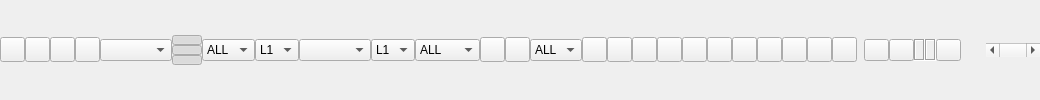
   <widget class="QWidget" name="Panel1" native="true">
     <property name="enabled">
      <bool>true</bool>
     </property>
     <property name="sizePolicy">
      <sizepolicy hsizetype="Preferred" vsizetype="Fixed">
       <horstretch>0</horstretch>
       <verstretch>0</verstretch>
      </sizepolicy>
     </property>
     <property name="toolTip">
      <string/>
     </property>
     <property name="text" stdset="0">
      <string/>
     </property>
     <layout class="QHBoxLayout" name="horizontalLayout_8">
      <property name="spacing">
       <number>0</number>
      </property>
      <property name="leftMargin">
       <number>0</number>
      </property>
      <property name="topMargin">
       <number>0</number>
      </property>
      <property name="rightMargin">
       <number>0</number>
      </property>
      <property name="bottomMargin">
       <number>0</number>
      </property>
      <item>
       <widget class="QWidget" name="Panel10" native="true">
        <property name="enabled">
         <bool>true</bool>
        </property>
        <property name="sizePolicy">
         <sizepolicy hsizetype="Preferred" vsizetype="Fixed">
          <horstretch>0</horstretch>
          <verstretch>0</verstretch>
         </sizepolicy>
        </property>
        <property name="toolTip">
         <string/>
        </property>
        <property name="text" stdset="0">
         <string/>
        </property>
        <layout class="QHBoxLayout" name="horizontalLayout">
         <property name="spacing">
          <number>0</number>
         </property>
         <property name="leftMargin">
          <number>0</number>
         </property>
         <property name="topMargin">
          <number>0</number>
         </property>
         <property name="rightMargin">
          <number>0</number>
         </property>
         <property name="bottomMargin">
          <number>0</number>
         </property>
         <item>
          <widget class="QPushButton" name="BtnConnect">
           <property name="enabled">
            <bool>true</bool>
           </property>
           <property name="maximumSize">
            <size>
             <width>25</width>
             <height>25</height>
            </size>
           </property>
           <property name="toolTip">
            <string>Connect/Disconnect</string>
           </property>
           <property name="text">
            <string/>
           </property>
           <property name="icon">
            <iconset resource="../rtknavi_qt/rtknavi_qt.qrc">
             <normaloff>:/buttons/connect1.bmp</normaloff>
             <normalon>:/buttons/connect2.bmp</normalon>:/buttons/connect1.bmp</iconset>
           </property>
           <property name="checkable">
            <bool>true</bool>
           </property>
          </widget>
         </item>
         <item>
          <widget class="QPushButton" name="BtnSol1">
           <property name="enabled">
            <bool>true</bool>
           </property>
           <property name="maximumSize">
            <size>
             <width>25</width>
             <height>25</height>
            </size>
           </property>
           <property name="toolTip">
            <string>Data 1</string>
           </property>
           <property name="text">
            <string/>
           </property>
           <property name="icon">
            <iconset resource="../rtknavi_qt/rtknavi_qt.qrc">
             <normaloff>:/buttons/data1.bmp</normaloff>:/buttons/data1.bmp</iconset>
           </property>
           <property name="checkable">
            <bool>true</bool>
           </property>
          </widget>
         </item>
         <item>
          <widget class="QPushButton" name="BtnSol2">
           <property name="enabled">
            <bool>true</bool>
           </property>
           <property name="maximumSize">
            <size>
             <width>25</width>
             <height>25</height>
            </size>
           </property>
           <property name="toolTip">
            <string>Data 2</string>
           </property>
           <property name="text">
            <string/>
           </property>
           <property name="icon">
            <iconset resource="../rtknavi_qt/rtknavi_qt.qrc">
             <normaloff>:/buttons/data2.bmp</normaloff>:/buttons/data2.bmp</iconset>
           </property>
           <property name="checkable">
            <bool>true</bool>
           </property>
          </widget>
         </item>
         <item>
          <widget class="QPushButton" name="BtnSol12">
           <property name="enabled">
            <bool>true</bool>
           </property>
           <property name="maximumSize">
            <size>
             <width>25</width>
             <height>25</height>
            </size>
           </property>
           <property name="toolTip">
            <string>Data 1-2</string>
           </property>
           <property name="text">
            <string/>
           </property>
           <property name="icon">
            <iconset resource="../rtknavi_qt/rtknavi_qt.qrc">
             <normaloff>:/buttons/data12.bmp</normaloff>:/buttons/data12.bmp</iconset>
           </property>
           <property name="checkable">
            <bool>true</bool>
           </property>
          </widget>
         </item>
         <item>
          <widget class="QWidget" name="Panel101" native="true">
           <property name="enabled">
            <bool>true</bool>
           </property>
           <property name="toolTip">
            <string/>
           </property>
           <property name="text" stdset="0">
            <string/>
           </property>
           <layout class="QHBoxLayout" name="horizontalLayout_2">
            <property name="spacing">
             <number>0</number>
            </property>
            <property name="leftMargin">
             <number>0</number>
            </property>
            <property name="topMargin">
             <number>0</number>
            </property>
            <property name="rightMargin">
             <number>0</number>
            </property>
            <property name="bottomMargin">
             <number>0</number>
            </property>
            <item>
             <widget class="QComboBox" name="PlotTypeS">
              <property name="enabled">
               <bool>true</bool>
              </property>
              <property name="toolTip">
               <string/>
              </property>
             </widget>
            </item>
           </layout>
          </widget>
         </item>
         <item>
          <widget class="QWidget" name="Panel102" native="true">
           <property name="enabled">
            <bool>true</bool>
           </property>
           <property name="sizePolicy">
            <sizepolicy hsizetype="Preferred" vsizetype="Fixed">
             <horstretch>0</horstretch>
             <verstretch>0</verstretch>
            </sizepolicy>
           </property>
           <property name="maximumSize">
            <size>
             <width>30</width>
             <height>30</height>
            </size>
           </property>
           <property name="toolTip">
            <string/>
           </property>
           <property name="text" stdset="0">
            <string/>
           </property>
           <layout class="QVBoxLayout" name="verticalLayout">
            <property name="spacing">
             <number>0</number>
            </property>
            <property name="leftMargin">
             <number>0</number>
            </property>
            <property name="topMargin">
             <number>0</number>
            </property>
            <property name="rightMargin">
             <number>0</number>
            </property>
            <property name="bottomMargin">
             <number>0</number>
            </property>
            <item>
             <widget class="QPushButton" name="BtnOn1">
              <property name="enabled">
               <bool>true</bool>
              </property>
              <property name="toolTip">
               <string>Plot1</string>
              </property>
              <property name="text">
               <string/>
              </property>
              <property name="checkable">
               <bool>true</bool>
              </property>
              <property name="checked">
               <bool>true</bool>
              </property>
             </widget>
            </item>
            <item>
             <widget class="QPushButton" name="BtnOn2">
              <property name="enabled">
               <bool>true</bool>
              </property>
              <property name="toolTip">
               <string>Plot2</string>
              </property>
              <property name="text">
               <string/>
              </property>
              <property name="checkable">
               <bool>true</bool>
              </property>
              <property name="checked">
               <bool>true</bool>
              </property>
             </widget>
            </item>
            <item>
             <widget class="QPushButton" name="BtnOn3">
              <property name="enabled">
               <bool>true</bool>
              </property>
              <property name="sizePolicy">
               <sizepolicy hsizetype="Fixed" vsizetype="Preferred">
                <horstretch>0</horstretch>
                <verstretch>0</verstretch>
               </sizepolicy>
              </property>
              <property name="toolTip">
               <string>Plot3</string>
              </property>
              <property name="text">
               <string/>
              </property>
              <property name="checkable">
               <bool>true</bool>
              </property>
              <property name="checked">
               <bool>true</bool>
              </property>
             </widget>
            </item>
           </layout>
          </widget>
         </item>
         <item>
          <widget class="QWidget" name="Panel103" native="true">
           <property name="enabled">
            <bool>true</bool>
           </property>
           <property name="toolTip">
            <string/>
           </property>
           <property name="text" stdset="0">
            <string/>
           </property>
           <layout class="QHBoxLayout" name="horizontalLayout_3">
            <property name="spacing">
             <number>0</number>
            </property>
            <property name="leftMargin">
             <number>0</number>
            </property>
            <property name="topMargin">
             <number>0</number>
            </property>
            <property name="rightMargin">
             <number>0</number>
            </property>
            <property name="bottomMargin">
             <number>0</number>
            </property>
            <item>
             <widget class="QComboBox" name="QFlag">
              <property name="enabled">
               <bool>true</bool>
              </property>
              <property name="toolTip">
               <string>Quality Flag</string>
              </property>
              <item>
               <property name="text">
                <string>ALL</string>
               </property>
              </item>
              <item>
               <property name="text">
                <string>Q=1</string>
               </property>
              </item>
              <item>
               <property name="text">
                <string>Q=2</string>
               </property>
              </item>
              <item>
               <property name="text">
                <string>Q=3</string>
               </property>
              </item>
              <item>
               <property name="text">
                <string>Q=4</string>
               </property>
              </item>
              <item>
               <property name="text">
                <string>Q=5</string>
               </property>
              </item>
              <item>
               <property name="text">
                <string>Q=6</string>
               </property>
              </item>
             </widget>
            </item>
            <item>
             <widget class="QComboBox" name="ObsType2">
              <property name="enabled">
               <bool>true</bool>
              </property>
              <property name="toolTip">
               <string>Freq Type</string>
              </property>
              <item>
               <property name="text">
                <string>L1</string>
               </property>
              </item>
              <item>
               <property name="text">
                <string>L2</string>
               </property>
              </item>
             </widget>
            </item>
            <item>
             <widget class="QComboBox" name="ObsType">
              <property name="enabled">
               <bool>true</bool>
              </property>
              <property name="toolTip">
               <string>Obs Type</string>
              </property>
             </widget>
            </item>
            <item>
             <widget class="QComboBox" name="FrqType">
              <property name="enabled">
               <bool>true</bool>
              </property>
              <property name="toolTip">
               <string>Freq Type</string>
              </property>
              <item>
               <property name="text">
                <string>L1</string>
               </property>
              </item>
              <item>
               <property name="text">
                <string>L2</string>
               </property>
              </item>
             </widget>
            </item>
            <item>
             <widget class="QComboBox" name="DopType">
              <property name="enabled">
               <bool>true</bool>
              </property>
              <property name="toolTip">
               <string>Dop Type</string>
              </property>
              <item>
               <property name="text">
                <string>ALL</string>
               </property>
              </item>
              <item>
               <property name="text">
                <string>NSAT</string>
               </property>
              </item>
              <item>
               <property name="text">
                <string>GDOP</string>
               </property>
              </item>
              <item>
               <property name="text">
                <string>PDOP</string>
               </property>
              </item>
              <item>
               <property name="text">
                <string>HDOP</string>
               </property>
              </item>
              <item>
               <property name="text">
                <string>VDOP</string>
               </property>
              </item>
             </widget>
            </item>
           </layout>
          </widget>
         </item>
         <item>
          <widget class="QWidget" name="Panel104" native="true">
           <property name="enabled">
            <bool>true</bool>
           </property>
           <property name="toolTip">
            <string/>
           </property>
           <property name="text" stdset="0">
            <string/>
           </property>
           <layout class="QHBoxLayout" name="horizontalLayout_4">
            <property name="spacing">
             <number>0</number>
            </property>
            <property name="leftMargin">
             <number>0</number>
            </property>
            <property name="topMargin">
             <number>0</number>
            </property>
            <property name="rightMargin">
             <number>0</number>
            </property>
            <property name="bottomMargin">
             <number>0</number>
            </property>
            <item>
             <widget class="QPushButton" name="BtnCenterOri">
              <property name="enabled">
               <bool>true</bool>
              </property>
              <property name="maximumSize">
               <size>
                <width>25</width>
                <height>25</height>
               </size>
              </property>
              <property name="toolTip">
               <string>Center Origin</string>
              </property>
              <property name="text">
               <string/>
              </property>
              <property name="icon">
               <iconset resource="../rtknavi_qt/rtknavi_qt.qrc">
                <normaloff>:/buttons/trackc.bmp</normaloff>:/buttons/trackc.bmp</iconset>
              </property>
             </widget>
            </item>
            <item>
             <widget class="QPushButton" name="BtnRangeList">
              <property name="enabled">
               <bool>true</bool>
              </property>
              <property name="maximumSize">
               <size>
                <width>25</width>
                <height>25</height>
               </size>
              </property>
              <property name="toolTip">
               <string/>
              </property>
              <property name="text">
               <string/>
              </property>
              <property name="icon">
               <iconset resource="../rtknavi_qt/rtknavi_qt.qrc">
                <normaloff>:/buttons/down.bmp</normaloff>:/buttons/down.bmp</iconset>
              </property>
             </widget>
            </item>
            <item>
             <widget class="QComboBox" name="SatList">
              <property name="enabled">
               <bool>true</bool>
              </property>
              <property name="toolTip">
               <string>Satllite List</string>
              </property>
              <item>
               <property name="text">
                <string>ALL</string>
               </property>
              </item>
             </widget>
            </item>
           </layout>
          </widget>
         </item>
         <item>
          <widget class="QPushButton" name="BtnFitHoriz">
           <property name="enabled">
            <bool>true</bool>
           </property>
           <property name="maximumSize">
            <size>
             <width>25</width>
             <height>25</height>
            </size>
           </property>
           <property name="toolTip">
            <string>Fit Horizontal</string>
           </property>
           <property name="text">
            <string/>
           </property>
           <property name="icon">
            <iconset resource="../rtknavi_qt/rtknavi_qt.qrc">
             <normaloff>:/buttons/fith.bmp</normaloff>:/buttons/fith.bmp</iconset>
           </property>
          </widget>
         </item>
         <item>
          <widget class="QPushButton" name="BtnFitVert">
           <property name="enabled">
            <bool>true</bool>
           </property>
           <property name="maximumSize">
            <size>
             <width>25</width>
             <height>25</height>
            </size>
           </property>
           <property name="toolTip">
            <string>Fit Vertical</string>
           </property>
           <property name="text">
            <string/>
           </property>
           <property name="icon">
            <iconset resource="../rtknavi_qt/rtknavi_qt.qrc">
             <normaloff>:/buttons/fitv.bmp</normaloff>:/buttons/fitv.bmp</iconset>
           </property>
          </widget>
         </item>
         <item>
          <widget class="QPushButton" name="BtnShowTrack">
           <property name="enabled">
            <bool>true</bool>
           </property>
           <property name="maximumSize">
            <size>
             <width>25</width>
             <height>25</height>
            </size>
           </property>
           <property name="toolTip">
            <string>Show Track Point</string>
           </property>
           <property name="text">
            <string/>
           </property>
           <property name="icon">
            <iconset resource="../rtknavi_qt/rtknavi_qt.qrc">
             <normaloff>:/buttons/point.bmp</normaloff>:/buttons/point.bmp</iconset>
           </property>
           <property name="checkable">
            <bool>true</bool>
           </property>
          </widget>
         </item>
         <item>
          <widget class="QPushButton" name="BtnShowSkyplot">
           <property name="enabled">
            <bool>true</bool>
           </property>
           <property name="maximumSize">
            <size>
             <width>25</width>
             <height>25</height>
            </size>
           </property>
           <property name="toolTip">
            <string>Show Skyplot</string>
           </property>
           <property name="text">
            <string/>
           </property>
           <property name="icon">
            <iconset resource="../rtknavi_qt/rtknavi_qt.qrc">
             <normaloff>:/buttons/trackc.bmp</normaloff>:/buttons/trackc.bmp</iconset>
           </property>
           <property name="checkable">
            <bool>true</bool>
           </property>
          </widget>
         </item>
         <item>
          <widget class="QPushButton" name="BtnShowMap">
           <property name="enabled">
            <bool>true</bool>
           </property>
           <property name="maximumSize">
            <size>
             <width>25</width>
             <height>25</height>
            </size>
           </property>
           <property name="toolTip">
            <string>Map/Sky Image</string>
           </property>
           <property name="text">
            <string/>
           </property>
           <property name="icon">
            <iconset resource="../rtknavi_qt/rtknavi_qt.qrc">
             <normaloff>:/buttons/map.bmp</normaloff>:/buttons/map.bmp</iconset>
           </property>
           <property name="checkable">
            <bool>true</bool>
           </property>
          </widget>
         </item>
         <item>
          <widget class="QPushButton" name="BtnFixCent">
           <property name="enabled">
            <bool>true</bool>
           </property>
           <property name="maximumSize">
            <size>
             <width>25</width>
             <height>25</height>
            </size>
           </property>
           <property name="toolTip">
            <string>Fix Track Center</string>
           </property>
           <property name="text">
            <string/>
           </property>
           <property name="icon">
            <iconset resource="../rtknavi_qt/rtknavi_qt.qrc">
             <normaloff>:/buttons/trackc.bmp</normaloff>:/buttons/trackc.bmp</iconset>
           </property>
           <property name="checkable">
            <bool>true</bool>
           </property>
          </widget>
         </item>
         <item>
          <widget class="QPushButton" name="BtnFixHoriz">
           <property name="enabled">
            <bool>true</bool>
           </property>
           <property name="maximumSize">
            <size>
             <width>25</width>
             <height>25</height>
            </size>
           </property>
           <property name="toolTip">
            <string>Fix Track Horizotal</string>
           </property>
           <property name="text">
            <string/>
           </property>
           <property name="icon">
            <iconset resource="../rtknavi_qt/rtknavi_qt.qrc">
             <normaloff>:/buttons/track.bmp</normaloff>:/buttons/track.bmp</iconset>
           </property>
           <property name="checkable">
            <bool>true</bool>
           </property>
          </widget>
         </item>
         <item>
          <widget class="QPushButton" name="BtnFixVert">
           <property name="enabled">
            <bool>true</bool>
           </property>
           <property name="maximumSize">
            <size>
             <width>25</width>
             <height>25</height>
            </size>
           </property>
           <property name="toolTip">
            <string>Fix Track Vertical</string>
           </property>
           <property name="text">
            <string/>
           </property>
           <property name="icon">
            <iconset resource="../rtknavi_qt/rtknavi_qt.qrc">
             <normaloff>:/buttons/track.bmp</normaloff>:/buttons/track.bmp</iconset>
           </property>
           <property name="checkable">
            <bool>true</bool>
           </property>
          </widget>
         </item>
         <item>
          <widget class="QPushButton" name="BtnShowPoint">
           <property name="enabled">
            <bool>true</bool>
           </property>
           <property name="maximumSize">
            <size>
             <width>25</width>
             <height>25</height>
            </size>
           </property>
           <property name="toolTip">
            <string>Show Map Path/Waypoints</string>
           </property>
           <property name="text">
            <string/>
           </property>
           <property name="icon">
            <iconset resource="../rtknavi_qt/rtknavi_qt.qrc">
             <normaloff>:/buttons/showp.bmp</normaloff>:/buttons/showp.bmp</iconset>
           </property>
           <property name="checkable">
            <bool>true</bool>
           </property>
          </widget>
         </item>
         <item>
          <widget class="QPushButton" name="BtnGE">
           <property name="enabled">
            <bool>true</bool>
           </property>
           <property name="maximumSize">
            <size>
             <width>25</width>
             <height>25</height>
            </size>
           </property>
           <property name="toolTip">
            <string>Google Earth View</string>
           </property>
           <property name="text">
            <string/>
           </property>
           <property name="icon">
            <iconset resource="../rtknavi_qt/rtknavi_qt.qrc">
             <normaloff>:/buttons/ge.bmp</normaloff>:/buttons/ge.bmp</iconset>
           </property>
          </widget>
         </item>
         <item>
          <widget class="QPushButton" name="BtnGM">
           <property name="enabled">
            <bool>true</bool>
           </property>
           <property name="maximumSize">
            <size>
             <width>25</width>
             <height>25</height>
            </size>
           </property>
           <property name="toolTip">
            <string>Google Map View</string>
           </property>
           <property name="text">
            <string/>
           </property>
           <property name="icon">
            <iconset resource="../rtknavi_qt/rtknavi_qt.qrc">
             <normaloff>:/buttons/gm.bmp</normaloff>:/buttons/gm.bmp</iconset>
           </property>
          </widget>
         </item>
        </layout>
       </widget>
      </item>
      <item>
       <widget class="QWidget" name="Panel11" native="true">
        <property name="enabled">
         <bool>true</bool>
        </property>
        <property name="sizePolicy">
         <sizepolicy hsizetype="Preferred" vsizetype="Fixed">
          <horstretch>0</horstretch>
          <verstretch>0</verstretch>
         </sizepolicy>
        </property>
        <property name="toolTip">
         <string/>
        </property>
        <property name="text" stdset="0">
         <string/>
        </property>
        <layout class="QHBoxLayout" name="horizontalLayout_6">
         <property name="spacing">
          <number>0</number>
         </property>
         <property name="leftMargin">
          <number>0</number>
         </property>
         <property name="topMargin">
          <number>0</number>
         </property>
         <property name="rightMargin">
          <number>0</number>
         </property>
         <property name="bottomMargin">
          <number>0</number>
         </property>
         <item>
          <widget class="QLabel" name="ConnectMsg">
           <property name="enabled">
            <bool>true</bool>
           </property>
           <property name="toolTip">
            <string/>
           </property>
           <property name="text">
            <string/>
           </property>
          </widget>
         </item>
         <item>
          <widget class="QPushButton" name="BtnClear">
           <property name="enabled">
            <bool>true</bool>
           </property>
           <property name="maximumSize">
            <size>
             <width>25</width>
             <height>25</height>
            </size>
           </property>
           <property name="toolTip">
            <string>Clear</string>
           </property>
           <property name="text">
            <string/>
           </property>
           <property name="icon">
            <iconset resource="../rtknavi_qt/rtknavi_qt.qrc">
             <normaloff>:/buttons/del.bmp</normaloff>:/buttons/del.bmp</iconset>
           </property>
          </widget>
         </item>
         <item>
          <widget class="QPushButton" name="BtnReload">
           <property name="enabled">
            <bool>true</bool>
           </property>
           <property name="maximumSize">
            <size>
             <width>25</width>
             <height>25</height>
            </size>
           </property>
           <property name="toolTip">
            <string>Reload</string>
           </property>
           <property name="text">
            <string/>
           </property>
           <property name="icon">
            <iconset resource="../rtknavi_qt/rtknavi_qt.qrc">
             <normaloff>:/buttons/reload.bmp</normaloff>:/buttons/reload.bmp</iconset>
           </property>
          </widget>
         </item>
         <item>
          <widget class="QLabel" name="StrStatus1">
           <property name="enabled">
            <bool>true</bool>
           </property>
           <property name="maximumSize">
            <size>
             <width>25</width>
             <height>25</height>
            </size>
           </property>
           <property name="toolTip">
            <string/>
           </property>
           <property name="frameShape">
            <enum>QFrame::Box</enum>
           </property>
           <property name="frameShadow">
            <enum>QFrame::Sunken</enum>
           </property>
           <property name="text">
            <string/>
           </property>
          </widget>
         </item>
         <item>
          <widget class="QLabel" name="StrStatus2">
           <property name="enabled">
            <bool>true</bool>
           </property>
           <property name="maximumSize">
            <size>
             <width>25</width>
             <height>25</height>
            </size>
           </property>
           <property name="toolTip">
            <string/>
           </property>
           <property name="frameShape">
            <enum>QFrame::Box</enum>
           </property>
           <property name="frameShadow">
            <enum>QFrame::Sunken</enum>
           </property>
           <property name="text">
            <string/>
           </property>
          </widget>
         </item>
         <item>
          <widget class="QPushButton" name="BtnOptions">
           <property name="enabled">
            <bool>true</bool>
           </property>
           <property name="maximumSize">
            <size>
             <width>25</width>
             <height>25</height>
            </size>
           </property>
           <property name="toolTip">
            <string>Options</string>
           </property>
           <property name="text">
            <string/>
           </property>
           <property name="icon">
            <iconset resource="../rtknavi_qt/rtknavi_qt.qrc">
             <normaloff>:/buttons/toolbmp</normaloff>:/buttons/toolbmp</iconset>
           </property>
          </widget>
         </item>
        </layout>
       </widget>
      </item>
      <item>
       <widget class="QWidget" name="Panel12" native="true">
        <property name="enabled">
         <bool>true</bool>
        </property>
        <property name="sizePolicy">
         <sizepolicy hsizetype="Preferred" vsizetype="Fixed">
          <horstretch>0</horstretch>
          <verstretch>0</verstretch>
         </sizepolicy>
        </property>
        <property name="toolTip">
         <string/>
        </property>
        <property name="text" stdset="0">
         <string/>
        </property>
        <layout class="QHBoxLayout" name="horizontalLayout_7">
         <property name="spacing">
          <number>0</number>
         </property>
         <property name="leftMargin">
          <number>0</number>
         </property>
         <property name="topMargin">
          <number>0</number>
         </property>
         <property name="rightMargin">
          <number>0</number>
         </property>
         <property name="bottomMargin">
          <number>0</number>
         </property>
         <item>
          <widget class="QPushButton" name="BtnAnimate">
           <property name="enabled">
            <bool>true</bool>
           </property>
           <property name="maximumSize">
            <size>
             <width>25</width>
             <height>25</height>
            </size>
           </property>
           <property name="toolTip">
            <string>Animation</string>
           </property>
           <property name="text">
            <string/>
           </property>
           <property name="icon">
            <iconset resource="../rtknavi_qt/rtknavi_qt.qrc">
             <normaloff>:/buttons/anim1.bmp</normaloff>:/buttons/anim1.bmp</iconset>
           </property>
           <property name="flat">
            <bool>true</bool>
           </property>
          </widget>
         </item>
         <item>
          <widget class="QScrollBar" name="TimeScroll">
           <property name="enabled">
            <bool>true</bool>
           </property>
           <property name="toolTip">
            <string>Time Scroll</string>
           </property>
           <property name="minimum">
            <number>0</number>
           </property>
           <property name="maximum">
            <number>0</number>
           </property>
           <property name="singleStep">
            <number>1</number>
           </property>
           <property name="value">
            <number>0</number>
           </property>
           <property name="orientation">
            <enum>Qt::Horizontal</enum>
           </property>
          </widget>
         </item>
        </layout>
       </widget>
      </item>
     </layout>
    </widget>
